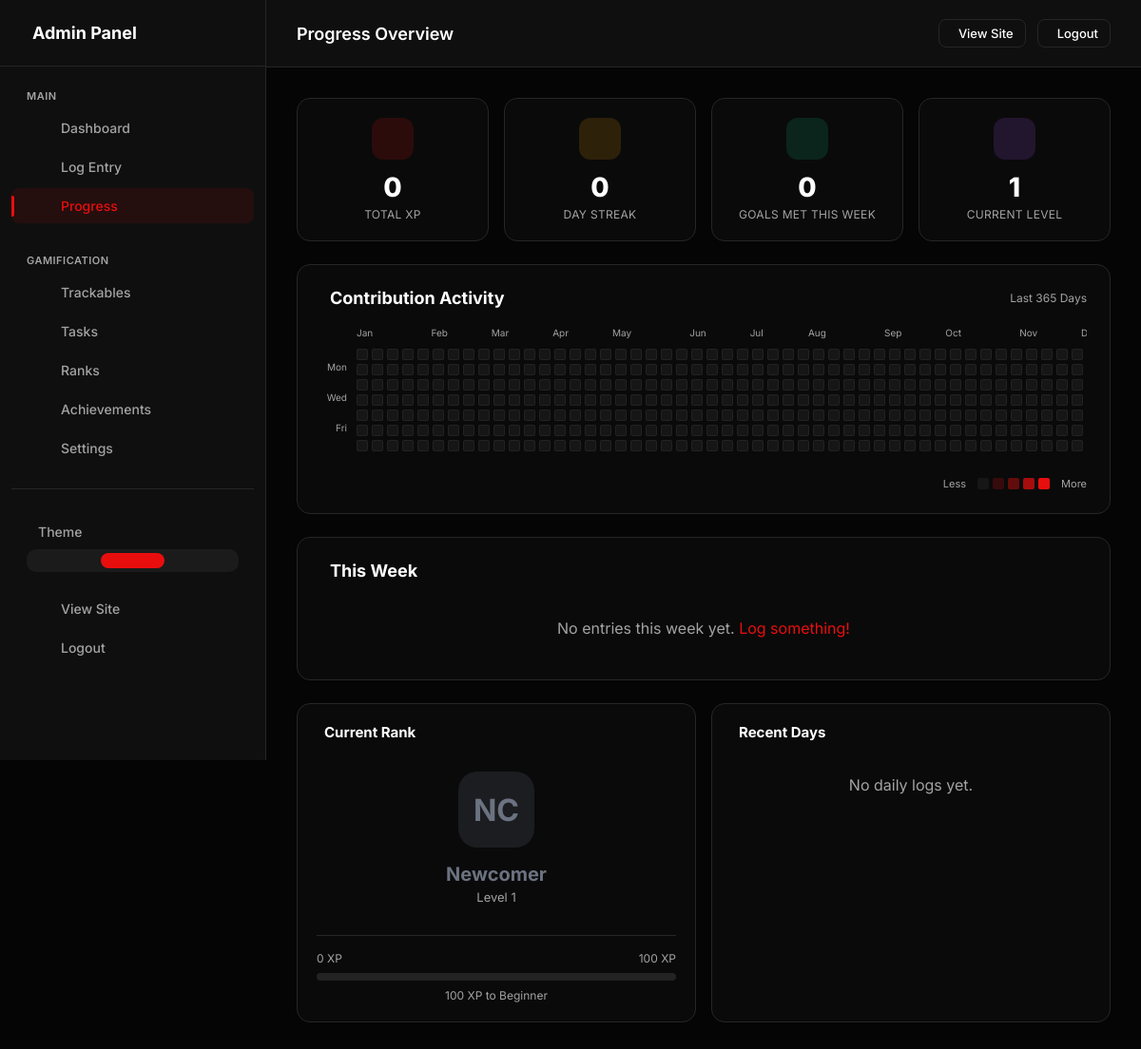
Page /admin/progress (signed in) on the earlier database version.
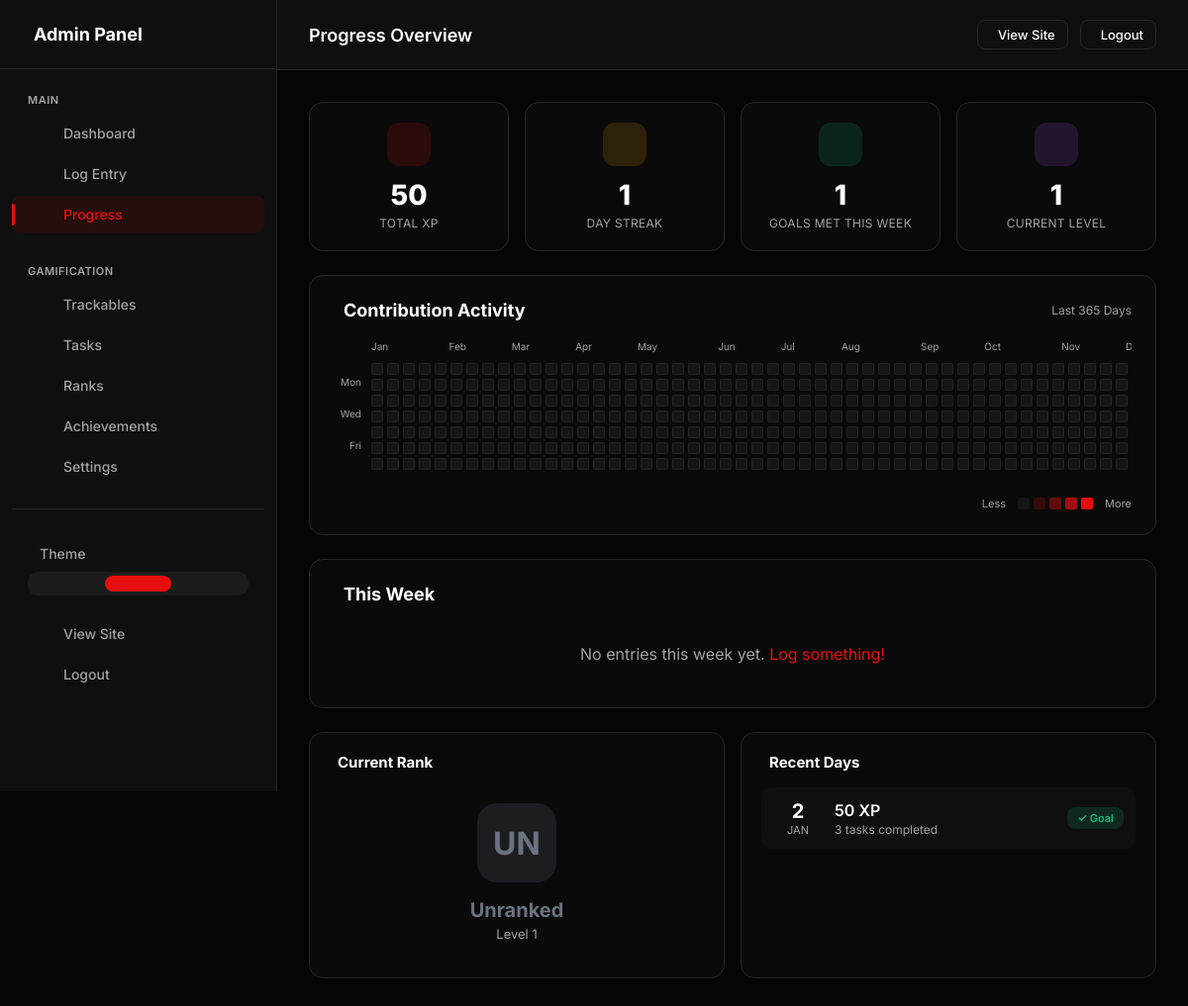
Same page on the later database version.
### models.py (models this page shows, shortened)
class Streak(db.Model):
    __tablename__ = 'streaks'
    id = db.Column(db.Integer, primary_key=True)
    user_id = db.Column(db.Integer, db.ForeignKey('users.id'), nullable=False, index=True)
    streak_type = db.Column(db.String(50), nullable=False)  # 'daily_xp', 'weekly_perfect', etc.
    current_count = db.Column(db.Integer, default=0)
    longest_count = db.Column(db.Integer, default=0)
    last_activity_date = db.Column(db.Date)
    streak_start_date = db.Column(db.Date)
    created_at = db.Column(db.DateTime, default=datetime.utcnow)
    updated_at = db.Column(db.DateTime, default=datetime.utcnow, onupdate=datetime.utcnow)
    __table_args__ = (
        db.UniqueConstraint('user_id', 'streak_type', name='unique_user_streak_type'),
    )

class UserSettings(db.Model):
    __tablename__ = 'user_settings'
    id = db.Column(db.Integer, primary_key=True)
    user_id = db.Column(db.Integer, db.ForeignKey('users.id'), nullable=False, unique=True, index=True)
    accent_color = db.Column(db.String(20), default='#e90e0e')
    points_name = db.Column(db.String(20), default='XP')  # "XP", "Points", "Coins", etc.
    points_icon = db.Column(db.String(50), default='ph-lightning')
    daily_xp_goal = db.Column(db.Integer, default=50)
    perfect_day_bonus = db.Column(db.Integer, default=50)
    perfect_week_bonus = db.Column(db.Integer, default=500)
    streak_bonus_per_day = db.Column(db.Integer, default=5)  # Extra XP per streak day
    show_xp_animations = db.Column(db.Boolean, default=True)
    dark_mode = db.Column(db.Boolean, default=True)
    compact_view = db.Column(db.Boolean, default=False)
    show_dashboard_header = db.Column(db.Boolean, default=True)
    enable_youtube_sync = db.Column(db.Boolean, default=False)
    created_at = db.Column(db.DateTime, default=datetime.utcnow)
    updated_at = db.Column(db.DateTime, default=datetime.utcnow, onupdate=datetime.utcnow)

class CustomRank(db.Model):
    __tablename__ = 'custom_ranks'
    id = db.Column(db.Integer, primary_key=True)
    user_id = db.Column(db.Integer, db.ForeignKey('users.id'), nullable=False, index=True)
    level = db.Column(db.Integer, nullable=False, default=1)  # Numeric level
    name = db.Column(db.String(100), nullable=False)  # "Beginner", "Expert", etc.
    code = db.Column(db.String(10))  # Short code like "BT", "MS"
    description = db.Column(db.String(500))
    min_xp = db.Column(db.Integer, nullable=True)  # XP needed to reach this rank (nullable for multi-condition ranks)
    icon = db.Column(db.String(100))  # Icon path or phosphor icon
    color = db.Column(db.String(20), default='#666666')
    badge_image = db.Column(db.String(500))  # Path to badge image
    is_max_rank = db.Column(db.Boolean, default=False)
    created_at = db.Column(db.DateTime, default=datetime.utcnow)
    updated_at = db.Column(db.DateTime, default=datetime.utcnow, onupdate=datetime.utcnow)
    conditions = db.relationship('RankCondition', backref='rank', lazy=True, cascade='all, delete-orphan')
    def check_conditions_met(self, user_id):
        if not self.conditions:
            if self.min_xp is not None:
                user = User.query.get(user_id)
                total_xp = user.get_total_xp() if user else 0
                return total_xp >= self.min_xp, {
                    'legacy_xp': {
                        'type': 'total_xp',
                        'threshold': self.min_xp,
                        'current': total_xp,
                        'met': total_xp >= self.min_xp,
                        'custom_name': 'Total XP'
                    }
                }
            return True, {}  # No conditions = always met

class DailyLog(db.Model):
    __tablename__ = 'daily_logs'
    id = db.Column(db.Integer, primary_key=True)
    user_id = db.Column(db.Integer, db.ForeignKey('users.id'), nullable=False, index=True)
    date = db.Column(db.Date, nullable=False, default=date.today, index=True)
    completed_tasks = db.Column(db.Text, default='[]')  # JSON array of task slugs
    total_xp = db.Column(db.Integer, default=0)
    goal_met = db.Column(db.Boolean, default=False)
    notes = db.Column(db.Text)
    mood = db.Column(db.String(20))  # Optional mood tracking
    created_at = db.Column(db.DateTime, default=datetime.utcnow)
    updated_at = db.Column(db.DateTime, default=datetime.utcnow, onupdate=datetime.utcnow)
    __table_args__ = (
        db.UniqueConstraint('user_id', 'date', name='unique_user_date'),
    )
    def get_completed_tasks(self):
        try:
            return json.loads(self.completed_tasks or '[]')
        except:
            return []

### app.py (the view)
    @app.route('/admin/progress')
    @admin_required
    def admin_progress():
        stats = get_user_stats()
        weekly = get_weekly_stats()
        end_date = date.today()
        start_date = end_date - timedelta(days=364) # 365 days total including today
        daily_logs = DailyLog.query.filter(
            DailyLog.user_id == current_user.id,
            DailyLog.date >= start_date,
            DailyLog.date <= end_date
        ).all()
        logs_by_date = {log.date.isoformat(): log for log in daily_logs}
        max_xp = 0
        for log in daily_logs:
            if log.total_xp > max_xp:
                max_xp = log.total_xp
        calendar_data = {}
        current_date = start_date
        while current_date <= end_date:
            date_str = current_date.isoformat()
            log = logs_by_date.get(date_str)
            xp = log.total_xp if log else 0
            level = 0
            if xp > 0:
                if max_xp <= 0:
                    level = 1
                else:
                    ratio = xp / max_xp
                    if ratio <= 0.25: level = 1
                    elif ratio <= 0.50: level = 2
                    elif ratio <= 0.75: level = 3
                    else: level = 4
            calendar_data[date_str] = {
                'xp': xp,
                'goal_met': log.goal_met if log else False,
                'level': level,
                'date': current_date
            }
            current_date += timedelta(days=1)
        return render_template('admin/progress.html',
            stats=stats,
            weekly=weekly,
            calendar_data=calendar_data,
            start_date=start_date,
            end_date=end_date,
            timedelta=timedelta,
            daily_logs=daily_logs # Keeping for compatible view below if needed
        )

### models.py (called while the page is built)
    def get_total_xp(self):
        total = 0
        for entry in self.trackable_entries:
            if entry.trackable_type:
                total += entry.count * entry.trackable_type.xp_per_unit
        for log in self.daily_logs:
            total += log.total_xp or 0
        if self.user_settings and self.user_settings.enable_youtube_sync:
            total += self.get_youtube_xp()
        return total

### templates/admin/progress.html (shortened to what the changed rows need)
{% extends "admin/base.html" %}
{% block page_title %}Progress Overview{% endblock %}
{% block content %}
<div class="progress-grid">
    <div class="progress-main">
        <div class="stats-row">
            <div class="stat-card">
                <div class="stat-icon" style="background: rgba(var(--accent-rgb), 0.15); color: var(--accent);">
                </div>
                <div class="stat-value">{{ stats.total_xp|format_number }}</div>
                <div class="stat-label">Total {{ points_name }}</div>
            </div>
            <div class="stat-card">
                <div class="stat-icon" style="background: rgba(245, 158, 11, 0.15); color: #f59e0b;">
                </div>
                <div class="stat-value">{{ stats.streak.current_count if stats.streak else 0 }}</div>
                <div class="stat-label">Day Streak</div>
            </div>
            <div class="stat-card">
                <div class="stat-icon" style="background: rgba(16, 185, 129, 0.15); color: #10b981;">
                </div>
                <div class="stat-value">{{ weekly.days_with_goal_met if weekly else 0 }}</div>
                <div class="stat-label">Goals Met This Week</div>
            </div>
            <div class="stat-card">
                <div class="stat-icon" style="background: rgba(168, 85, 247, 0.15); color: #a855f7;">
                </div>
                <div class="stat-value">{{ stats.current_rank.level if stats.current_rank else 0 }}</div>
                <div class="stat-label">Current Level</div>
            </div>
        </div>
        <div class="calendar-section">
            <div class="section-header">
                <h2 class="section-title"> Contribution Activity</h2>
            </div>
            <div class="contribution-graph-container">
                <div class="graph-scroll-area">
                    <div class="graph-wrapper">
                        <div class="graph-content">
                            <div class="months-row">
                                {% set current_month = namespace(value=None) %}
                                {% for i in range(53) %}
                                {% set week_start_date = start_date + timedelta(days=i*7) %}
                                {% if week_start_date.month != current_month.value %}
                                <div class="month-label">{{ week_start_date.strftime('%b') }}</div>
                                {% set current_month.value = week_start_date.month %}
                                {% else %}
                                <div class="month-label placeholder"></div>
                                {% endif %}
                                {% endfor %}
                            </div>
                            <div class="contribution-grid">
                                {% for i in range(371) %}
                                {% set day_date = start_date + timedelta(days=i) %}
                                {% if day_date <= end_date %} {% set day_str=day_date.strftime('%Y-%m-%d') %} {% set
                                    day_data=calendar_data.get(day_str, {'level': 0, 'xp' : 0}) %} <div
                                    class="contribution-day level-{{ day_data.level }}"
                                    data-date="{{ day_date.strftime('%Y-%m-%d') }}" data-xp="{{ day_data.xp }}"
                                    title="{{ day_date.strftime('%a, %b %d, %Y') }}: {{ day_data.xp }} {{ points_name }}">
                            </div>
                            {% endif %}
                            {% endfor %}
                        </div>
                    </div>
                </div>
            </div>
        </div>
    </div>
    <div class="weekly-summary">
        <div class="section-header">
            <h2 class="section-title"> This Week</h2>
        </div>
    </div>
</div>
<div class="progress-sidebar">
    {% if stats.current_rank %}
    <div class="sidebar-panel">
        <div class="panel-header">
            <h3 class="panel-title"> Current Rank</h3>
        </div>
        <div style="text-align: center; padding: 16px 0;">
            <div
                style="width: 80px; height: 80px; margin: 0 auto 16px; border-radius: 20px;
                            background: {{ stats.current_rank.color }}30; color: {{ stats.current_rank.color }};
                            display: flex; align-items: center; justify-content: center; font-size: 32px; font-weight: 700;">
                {{ stats.current_rank.code or 'L' ~ stats.current_rank.level }}
            </div>
            <div style="font-size: 20px; font-weight: 700; color: {{ stats.current_rank.color }}; margin-bottom: 4px;">
                {{ stats.current_rank.name }}
            </div>
            <div style="font-size: 13px; color: var(--text-muted);">Level {{ stats.current_rank.level }}</div>
        </div>
        {% if stats.next_rank %}
        <div style="margin-top: 16px; padding-top: 16px; border-top: 1px solid var(--border);">
            <div
                style="display: flex; justify-content: space-between; margin-bottom: 8px; font-size: 12px; color: var(--text-muted);">
                <span>{{ stats.total_xp|format_number }} {{ points_name }}</span>
                <span>{{ stats.next_rank.min_xp|format_number }} {{ points_name }}</span>
            </div>
            <div style="height: 8px; background: rgba(255,255,255,0.1); border-radius: 4px; overflow: hidden;">
            </div>
            <div style="text-align: center; margin-top: 8px; font-size: 12px; color: var(--text-muted);">
                {{ stats.next_rank.min_xp - stats.total_xp }} {{ points_name }} to {{ stats.next_rank.name }}
            </div>
        </div>
        {% endif %}
    </div>
    {% endif %}
    <div class="sidebar-panel">
        <div class="panel-header">
            <h3 class="panel-title"> Recent Days</h3>
        </div>
        {% if daily_logs %}
        <div class="logs-list">
            {% for log in daily_logs[:7] %}
            <div class="log-item">
                <div class="log-date">
                    <div class="log-date-day">{{ log.date.day }}</div>
                    <div class="log-date-month">{{ log.date.strftime('%b') }}</div>
                </div>
                <div class="log-info">
                    <div class="log-xp">{{ log.total_xp }} {{ points_name }}</div>
                    <div class="log-status">
                        {{ log.get_completed_tasks()|length }} tasks completed
                    </div>
                </div>
                <span class="log-badge {% if log.goal_met %}goal-met{% else %}partial{% endif %}">
                    {% if log.goal_met %}✓ Goal{% else %}Partial{% endif %}
                </span>
            </div>
            {% endfor %}
        </div>
        {% else %}
        <div style="text-align: center; color: var(--text-muted); padding: 20px;">
            No daily logs yet.
        </div>
        {% endif %}
    </div>
</div>
</div>
{% endblock %}

Differences in the rows shown:
no longer on this page (row edited): CustomRank: next_rank.min_xp "100", stats.next_rank.min_xp-stats.total_xp "100", next_rank.name "Beginner"
shown differently, row unchanged: UserSettings "XP": points_name "XP" → (not shown)
changed Streak: streak "0" → "1"
changed CustomRank: current_rank "NC" → "UN"; current_rank.name "Newcomer" → "Unranked"
added DailyLog: date.day "2", date "JAN", total_xp "50", {{ points_name }} "XP", get_completed_tasks|length "3", goal_met "✓ Goal"
Other differences:
{{ stats.total_xp|format_number }}: "0" → "50"
{{ weekly.days_with_goal_met if weekly else 0 }}: "0" → "1"
{{ stats.total_xp|format_number }}: "0" → (not shown)
text no longer shown: "to No daily logs yet."
